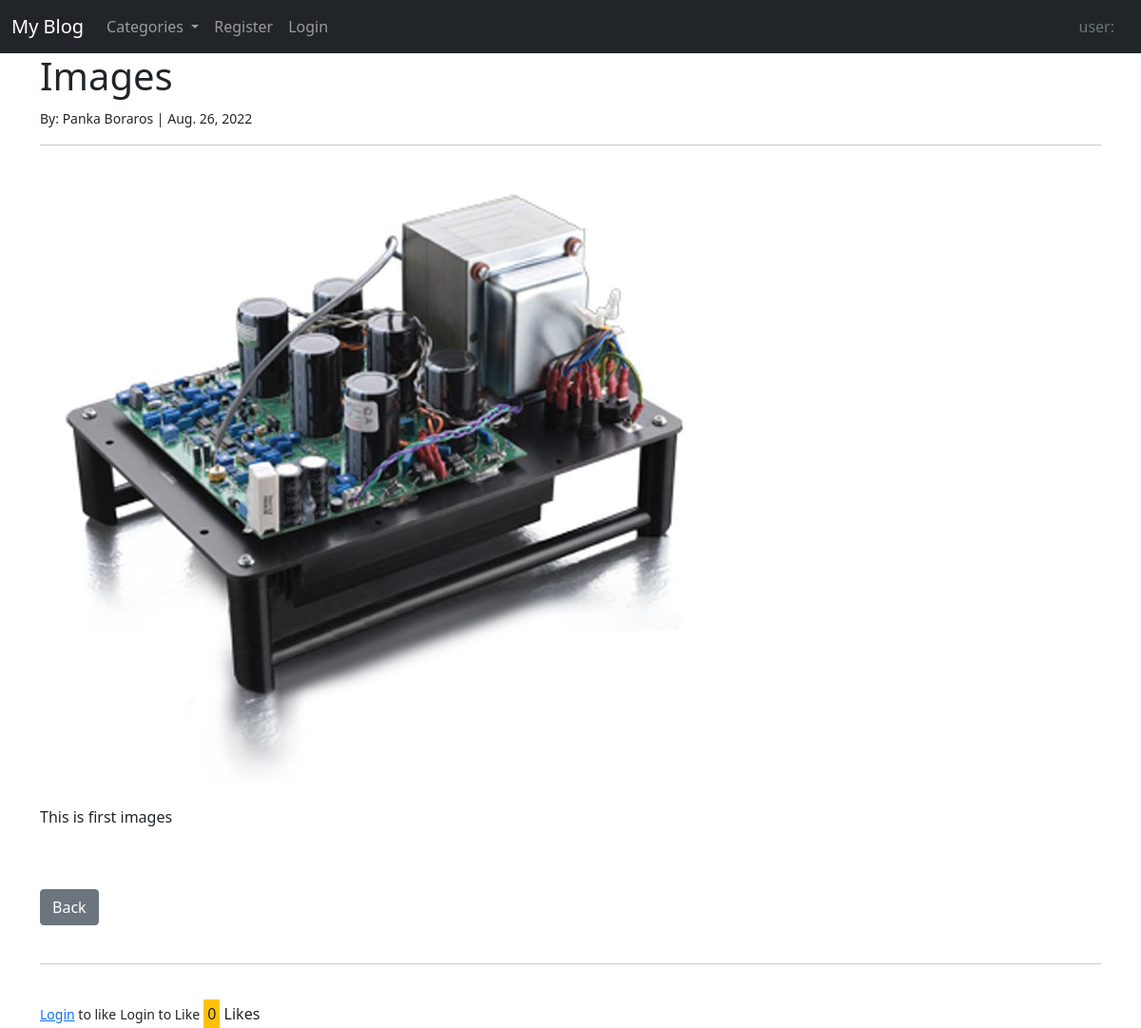
The app's page /article/11 with its own data.
### theblog/models.py (models this page shows, shortened)
class Post(models.Model):
    title = models.CharField(max_length=255)
    header_image = models.ImageField(null=True, blank=True, upload_to='images/')
    title_tag = models.CharField(max_length=255)
    author = models.ForeignKey(User, on_delete=models.CASCADE)
    body = RichTextField(blank=True, null=True)
    post_date = models.DateField(auto_now_add=True)
    category = models.CharField(max_length=255, default='coding')
    snippet = models.CharField(max_length=255)
    likes = models.ManyToManyField(User, related_name='blog_posts')
    def total_likes(self):
        return self.likes.count()

### theblog/views.py (the view)
# urls.py: path('article/<int:pk>', ArticleDeatailView.as_view(), name='article-detail'),
class ArticleDeatailView(DetailView):
    model = Post
    template_name = 'article_details.html'
    def get_context_data(self, *args, **kwargs):
        cat_menu = Category.objects.all()
        context = super(ArticleDeatailView, self).get_context_data(*args, **kwargs)
        stuff = get_object_or_404(Post, id=self.kwargs['pk'])
        total_likes = stuff.total_likes()
        liked = False
        if stuff.likes.filter(id=self.request.user.id).exists():
            liked = True
        context["cat_menu"] = cat_menu
        context['total_likes'] = total_likes
        context['liked'] = liked
        return context

### theblog/models.py (called while the page is built)
    def __str__(self):
        return self.name

### theblog/templates/article_details.html (shortened to what this page needs)
{% extends 'base.html' %}
{% block content %}
    <h1>{{ post.title }}</h1>
    <small>By:
        {{ post.author.first_name }}
        {{ post.author.last_name }} |
        {{ post.post_date }}
    </small>
    <br/>
    <hr>
    <br/>
    {% if post.header_image %}
        <img src="{{ post.header_image.url }}">
    {% endif %}
    <br><br>
    {{ post.body|safe }}
    <br/><br/>
    <a href="{% url 'home' %}" class='btn btn-secondary'>Back</a>
    <br><br>
    <hr>
    <br>
    <form action="{% url 'like_post' post.pk %}" method="POST">
    {% if user.is_authenticated %}
        {% if liked %}
            <button type-'submit', name='post_id', value='{{ post.id }}',
            class='btn btn-danger btn-sm'>UnLike</button> -
        {% else %}
            <button type-'submit', name='post_id', value='{{ post.id }}',
            class='btn btn-primary btn-sm'>Like</button> -
        {% endif %}
    {% else %}
    <small><a href="{% url 'login' %}">Login</a> to like</small>
        <small>Login to Like</small>
    {% endif %}
        <span class="p-1 bg-warning">{{ total_likes }}</span> Likes
    </form>
{% endblock content %}

### records on screen
Post: title "Images", author.first_name "Panka", author.last_name "Boraros", post_date "Aug. 26, 2022", header_image (picture), body "This is first images"

### other values on screen
{{ total_likes }} "0"
